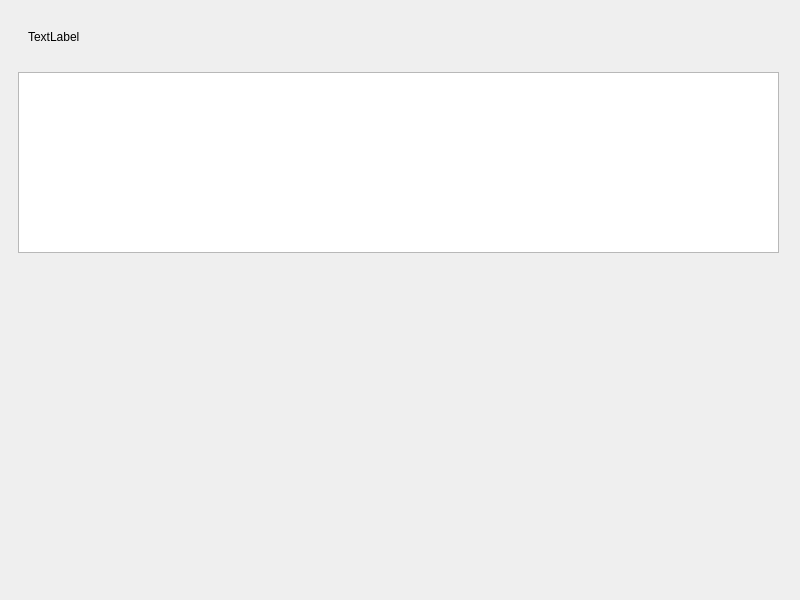
<?xml version="1.0" encoding="UTF-8"?>
<ui version="4.0">
 <class>OverviewWindow</class>
 <widget class="QMainWindow" name="OverviewWindow">
  <property name="geometry">
   <rect>
    <x>0</x>
    <y>0</y>
    <width>800</width>
    <height>600</height>
   </rect>
  </property>
  <property name="windowTitle">
   <string>MainWindow</string>
  </property>
  <widget class="QWidget" name="WindowWidget">
   <layout class="QGridLayout" name="gridLayout">
    <item row="0" column="0">
     <layout class="QGridLayout" name="gridLayout_2">
      <item row="0" column="0">
       <widget class="QWidget" name="widget" native="true">
        <layout class="QGridLayout" name="gridLayout_3">
         <item row="3" column="1">
          <spacer name="horizontalSpacer_4">
           <property name="orientation">
            <enum>Qt::Horizontal</enum>
           </property>
           <property name="sizeHint" stdset="0">
            <size>
             <width>40</width>
             <height>20</height>
            </size>
           </property>
          </spacer>
         </item>
         <item row="2" column="1" colspan="5">
          <widget class="QWidget" name="widget_2" native="true">
           <widget class="QTableView" name="OverViewTable">
            <property name="geometry">
             <rect>
              <x>0</x>
              <y>0</y>
              <width>761</width>
              <height>181</height>
             </rect>
            </property>
            <property name="sizePolicy">
             <sizepolicy hsizetype="Fixed" vsizetype="Expanding">
              <horstretch>0</horstretch>
              <verstretch>0</verstretch>
             </sizepolicy>
            </property>
           </widget>
          </widget>
         </item>
         <item row="3" column="4">
          <spacer name="horizontalSpacer_5">
           <property name="orientation">
            <enum>Qt::Horizontal</enum>
           </property>
           <property name="sizeHint" stdset="0">
            <size>
             <width>40</width>
             <height>20</height>
            </size>
           </property>
          </spacer>
         </item>
         <item row="0" column="1" colspan="5">
          <widget class="QWidget" name="WindowTitleWidget" native="true">
           <property name="sizePolicy">
            <sizepolicy hsizetype="MinimumExpanding" vsizetype="Fixed">
             <horstretch>0</horstretch>
             <verstretch>0</verstretch>
            </sizepolicy>
           </property>
           <property name="minimumSize">
            <size>
             <width>0</width>
             <height>40</height>
            </size>
           </property>
           <widget class="QLabel" name="WindowTitleLabel">
            <property name="geometry">
             <rect>
              <x>10</x>
              <y>10</y>
              <width>67</width>
              <height>17</height>
             </rect>
            </property>
            <property name="sizePolicy">
             <sizepolicy hsizetype="Minimum" vsizetype="Preferred">
              <horstretch>0</horstretch>
              <verstretch>0</verstretch>
             </sizepolicy>
            </property>
            <property name="text">
             <string>TextLabel</string>
            </property>
           </widget>
          </widget>
         </item>
         <item row="3" column="2">
          <spacer name="horizontalSpacer_3">
           <property name="orientation">
            <enum>Qt::Horizontal</enum>
           </property>
           <property name="sizeHint" stdset="0">
            <size>
             <width>40</width>
             <height>20</height>
            </size>
           </property>
          </spacer>
         </item>
         <item row="1" column="3">
          <spacer name="verticalSpacer">
           <property name="orientation">
            <enum>Qt::Vertical</enum>
           </property>
           <property name="sizeType">
            <enum>QSizePolicy::Maximum</enum>
           </property>
           <property name="sizeHint" stdset="0">
            <size>
             <width>20</width>
             <height>8</height>
            </size>
           </property>
          </spacer>
         </item>
         <item row="3" column="5">
          <spacer name="horizontalSpacer_7">
           <property name="orientation">
            <enum>Qt::Horizontal</enum>
           </property>
           <property name="sizeHint" stdset="0">
            <size>
             <width>40</width>
             <height>20</height>
            </size>
           </property>
          </spacer>
         </item>
         <item row="3" column="3">
          <spacer name="horizontalSpacer_2">
           <property name="orientation">
            <enum>Qt::Horizontal</enum>
           </property>
           <property name="sizeType">
            <enum>QSizePolicy::Expanding</enum>
           </property>
           <property name="sizeHint" stdset="0">
            <size>
             <width>20</width>
             <height>40</height>
            </size>
           </property>
          </spacer>
         </item>
        </layout>
       </widget>
      </item>
     </layout>
    </item>
   </layout>
  </widget>
 </widget>
 <resources/>
 <connections/>
</ui>
